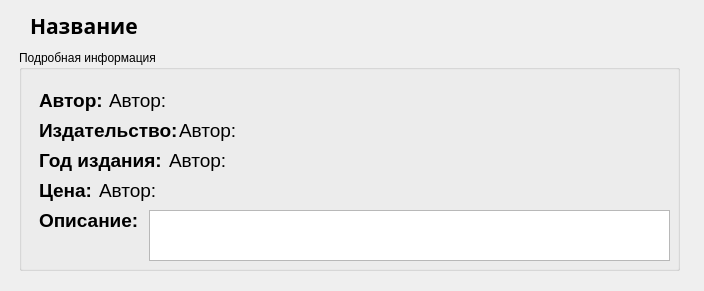
<?xml version="1.0" encoding="UTF-8"?>
<ui version="4.0">
 <class>BookInformation</class>
 <widget class="QDialog" name="BookInformation">
  <property name="geometry">
   <rect>
    <x>0</x>
    <y>0</y>
    <width>704</width>
    <height>291</height>
   </rect>
  </property>
  <property name="windowTitle">
   <string>Dialog</string>
  </property>
  <widget class="QLabel" name="bookTitle">
   <property name="geometry">
    <rect>
     <x>30</x>
     <y>10</y>
     <width>381</width>
     <height>31</height>
    </rect>
   </property>
   <property name="font">
    <font>
     <family>Arial Black</family>
     <pointsize>16</pointsize>
     <bold>true</bold>
    </font>
   </property>
   <property name="text">
    <string>Название</string>
   </property>
  </widget>
  <widget class="QGroupBox" name="groupBox">
   <property name="geometry">
    <rect>
     <x>19</x>
     <y>50</y>
     <width>661</width>
     <height>221</height>
    </rect>
   </property>
   <property name="title">
    <string>Подробная информация</string>
   </property>
   <widget class="QLabel" name="author">
    <property name="geometry">
     <rect>
      <x>90</x>
      <y>40</y>
      <width>291</width>
      <height>21</height>
     </rect>
    </property>
    <property name="font">
     <font>
      <pointsize>14</pointsize>
     </font>
    </property>
    <property name="text">
     <string>Автор: </string>
    </property>
   </widget>
   <widget class="QLabel" name="label">
    <property name="geometry">
     <rect>
      <x>20</x>
      <y>40</y>
      <width>71</width>
      <height>21</height>
     </rect>
    </property>
    <property name="font">
     <font>
      <family>Arial</family>
      <pointsize>14</pointsize>
      <bold>true</bold>
     </font>
    </property>
    <property name="text">
     <string>Автор: </string>
    </property>
   </widget>
   <widget class="QLabel" name="price">
    <property name="geometry">
     <rect>
      <x>80</x>
      <y>130</y>
      <width>111</width>
      <height>21</height>
     </rect>
    </property>
    <property name="font">
     <font>
      <pointsize>14</pointsize>
     </font>
    </property>
    <property name="text">
     <string>Автор: </string>
    </property>
   </widget>
   <widget class="QLabel" name="author11">
    <property name="geometry">
     <rect>
      <x>20</x>
      <y>100</y>
      <width>121</width>
      <height>21</height>
     </rect>
    </property>
    <property name="font">
     <font>
      <pointsize>14</pointsize>
      <bold>true</bold>
     </font>
    </property>
    <property name="text">
     <string>Год издания:</string>
    </property>
   </widget>
   <widget class="QLabel" name="label_3">
    <property name="geometry">
     <rect>
      <x>20</x>
      <y>130</y>
      <width>71</width>
      <height>21</height>
     </rect>
    </property>
    <property name="font">
     <font>
      <pointsize>14</pointsize>
      <bold>true</bold>
     </font>
    </property>
    <property name="text">
     <string>Цена:</string>
    </property>
   </widget>
   <widget class="QLabel" name="label_2">
    <property name="geometry">
     <rect>
      <x>20</x>
      <y>70</y>
      <width>141</width>
      <height>21</height>
     </rect>
    </property>
    <property name="font">
     <font>
      <pointsize>14</pointsize>
      <bold>true</bold>
     </font>
    </property>
    <property name="text">
     <string>Издательство: </string>
    </property>
   </widget>
   <widget class="QLabel" name="publisher">
    <property name="geometry">
     <rect>
      <x>160</x>
      <y>70</y>
      <width>221</width>
      <height>21</height>
     </rect>
    </property>
    <property name="font">
     <font>
      <pointsize>14</pointsize>
     </font>
    </property>
    <property name="text">
     <string>Автор: </string>
    </property>
   </widget>
   <widget class="QLabel" name="year">
    <property name="geometry">
     <rect>
      <x>150</x>
      <y>100</y>
      <width>61</width>
      <height>21</height>
     </rect>
    </property>
    <property name="font">
     <font>
      <pointsize>14</pointsize>
     </font>
    </property>
    <property name="text">
     <string>Автор: </string>
    </property>
   </widget>
   <widget class="QLabel" name="label_5">
    <property name="geometry">
     <rect>
      <x>20</x>
      <y>160</y>
      <width>101</width>
      <height>21</height>
     </rect>
    </property>
    <property name="font">
     <font>
      <family>Arial</family>
      <pointsize>14</pointsize>
      <bold>true</bold>
     </font>
    </property>
    <property name="text">
     <string>Описание:</string>
    </property>
   </widget>
   <widget class="QTextBrowser" name="description">
    <property name="geometry">
     <rect>
      <x>130</x>
      <y>160</y>
      <width>521</width>
      <height>51</height>
     </rect>
    </property>
   </widget>
  </widget>
 </widget>
 <resources/>
 <connections/>
</ui>
